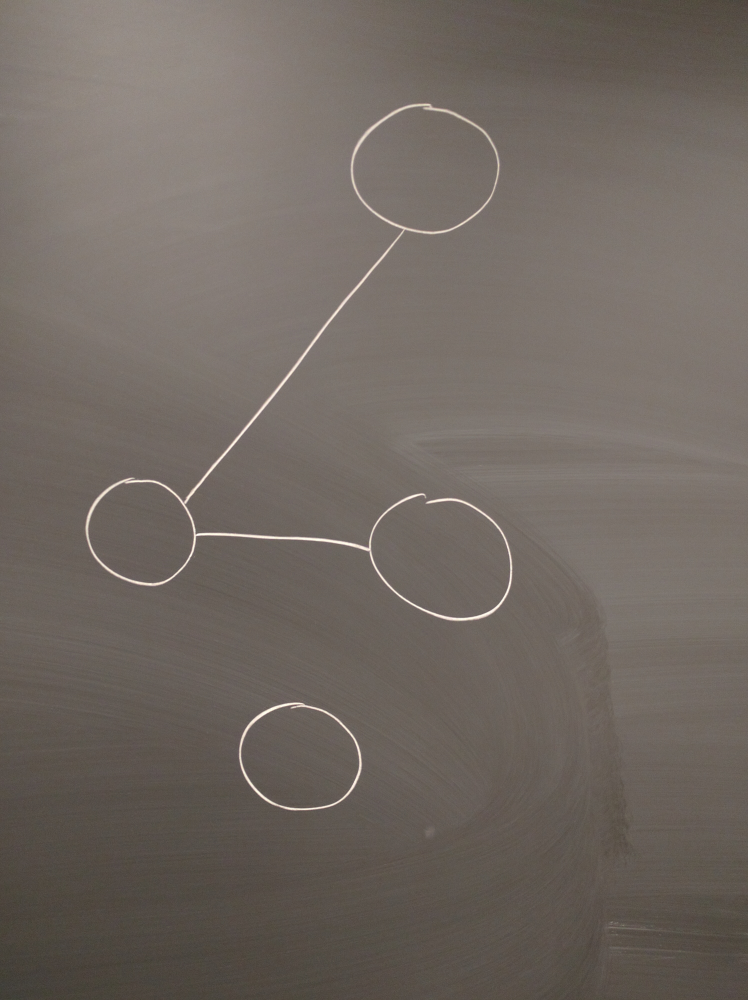
#> input picture images/2016-01-22 20.21.52.jpg, 2992 x 4000 px (shown at 1/4 size)
$ python -i processing.py   (imports and definitions only)   (Python 2 division)
#> lines starting #> are read from the running program, lines starting #| are printed output that depends on the picture; after the words box and inside, x2 and y2 are one past the last pixel; in counts of white or black regions, pixels touching at a corner belong together
import cv2
import cv2.cv as cv
import numpy as np

from graph.graph import Node

debug = 0

def get_semantics(file_name):
    """
    Detects circles in the given image and returns image nodes representing
    them.
    """
#> called with file_name = '../../images/2016-01-22 20.21.52.jpg'
    img = cv2.imread(file_name, 0)
#> img: shape (4000, 2992); min 46, max 255, mean 105.6
    img = cv2.medianBlur(img, 5)
    cimg = cv2.cvtColor(img, cv2.COLOR_GRAY2BGR)

    width, height = img.shape
#> width = 4000; height = 2992
    min_closest_dist = int(max(height, width) / 7)
#> min_closest_dist = 571
    bounding_wiggle = min_closest_dist
#> bounding_wiggle = 571

    circles = cv2.HoughCircles(img, cv.CV_HOUGH_GRADIENT, 1, min_closest_dist,
                                param1=100, param2=30, minRadius=0, maxRadius=0)
#> circles = [[1742.5, 2275.5, 298], [565.5, 2130.5, 212.5], [1699.5, 625.5, 303.1], [1193.5, 3077.5, 257.8]]

    gimg = cv2.cvtColor(cimg, cv2.COLOR_BGR2GRAY)
    retval, thresh_img = cv2.threshold(gimg, 100, 255, cv2.THRESH_BINARY_INV)
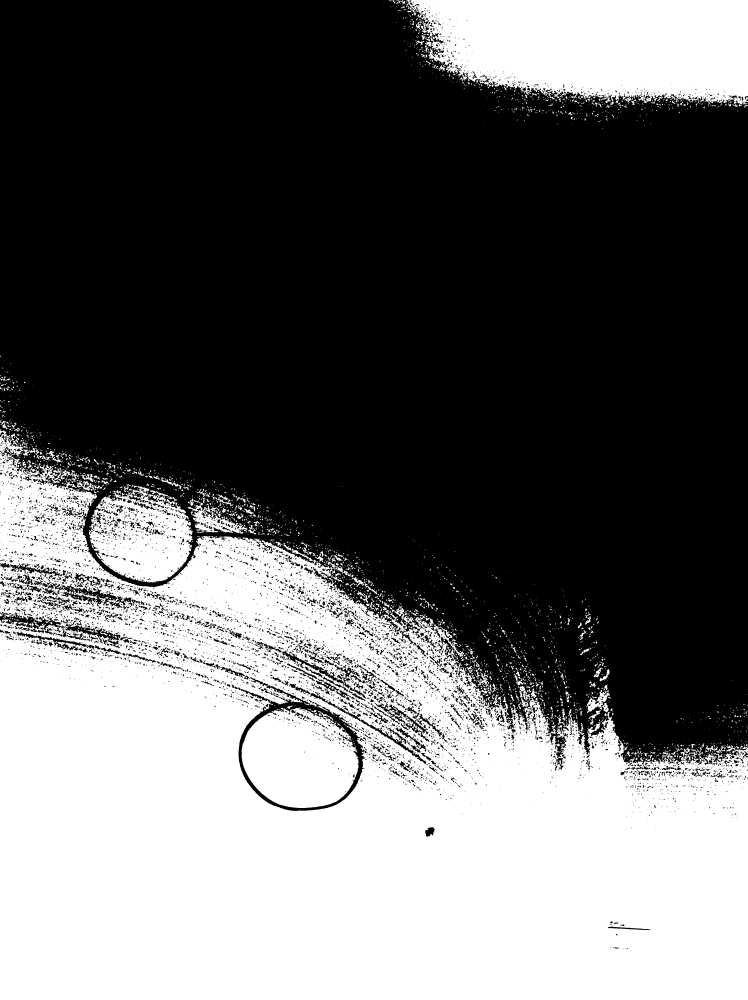
#> thresh_img: shape (4000, 2992) (shown at 1/4 size); 40.8% white; 4331 white regions (3478 under 20 px), largest, box (x1, y1, x2, y2) and area: (0, 1716, 2992, 4000) 4078911, (1627, 0, 2992, 426) 465188, (966, 2830, 1435, 3232) 142064

    img_nodes = []
    circles = np.uint16(np.around(circles))
#> circles = [[1742, 2276, 298], [566, 2130, 212], [1700, 626, 303], [1194, 3078, 258]]
    for (x, y, r) in circles[0,:]:
        r2 = r + int(0.2*r) + 5
        if debug:
            print x, y, r
            # draw the outer circle
            cv2.circle(thresh_img,(x,y),r,(0,255,0),2)
            # draw the center of the circle
            cv2.circle(thresh_img,(x,y),2,(0,0,255),3)
            # draw bounding box
            cv2.rectangle(thresh_img, (max(0, x-r2), max(0, y-r2)), (min(width, x+r2), min(height, y+r2)), (125, 125, 25), 2)
        img_node = Node((max(0, x-r2), max(0, y-r2)), (min(width, x+r2), min(height, y+r2)), x, y)
        img_nodes.append(img_node)
#> this loop made 1 pass
#> (x, y, r, r2) on pass 1: (1742, 2276, 298, 362)
#> after the loop, img_nodes = []

    if debug:
        cv2.namedWindow('detected circles', cv2.WINDOW_NORMAL)
        cv2.resizeWindow('detected circles', 1280, 800)

        cv2.imshow('detected circles', thresh_img)
        cv2.waitKey(0)
        cv2.destroyAllWindows()

    print thresh_img.shape

    return img_nodes, thresh_img

# [10 lines of commented-out code are left out]

#> (the run stopped early here; a loop or call above may not have finished)
